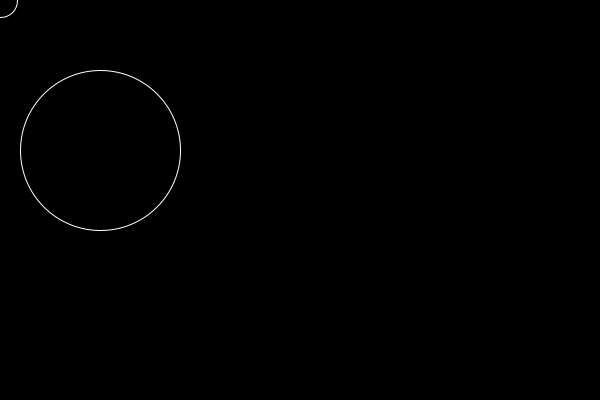
Frame 1 (no input)
Frame 60 (the mouse pressed at the canvas centre just before this capture): identical to frame 1, image omitted
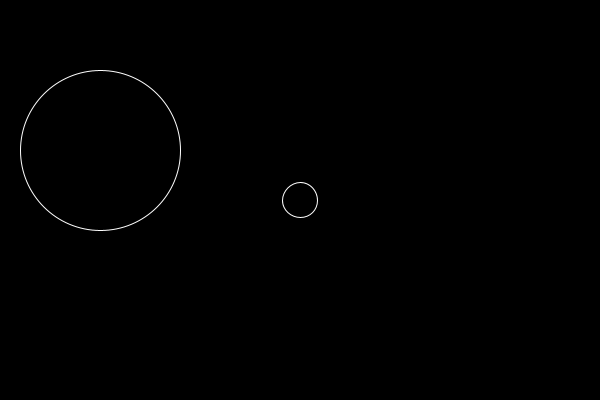
Frame 120 (the mouse held since frame 60 and released just before this capture)

The Processing sketch that drew these frames (run headless with seeded random() and noise(); from frame 60 on, the mouse is pressed at the canvas centre):

// Processing sketch: sketch_particlecollison
// ── sketch_particlecollison.pde
Particle[] particles = new Particle[2];

void setup() {
 size(600, 400);
 particles[0] = new Particle(100, 150, 80);
 particles[1] = new Particle();
}

void draw() {
 background(0);
 
 particles[1].overlaps(particles[0]);
 
 particles[1].x = mouseX;
 particles[1].y = mouseY;
 
 particles[0].display();
 particles[1].display();
}

// ── Particle.pde
class Particle {

  float x, y;
  float r;
  color col;
  
  Particle() {
   x = random(width);
   y = random(height);
   r = random(4, 18);
   col = color(0);
  }

  Particle(float tempX, float tempY, float tempR) {
    x = tempX;
    y = tempY;
    r = tempR;
    
  }

  void overlaps(Particle other) {
    float d = dist(x, y, other.x, other.y);
    
    if (d < r + other.r) {
      col = color(0,255,0,100);
      other.col = color(255,0,0, 100);
    } else {
      col = color(0, 100);
      other.col = color(0, 100);
    }
  }
  
  void display() {
    stroke(255);
    fill(col);
    ellipse(x, y, r*2, r*2);
  }
}
